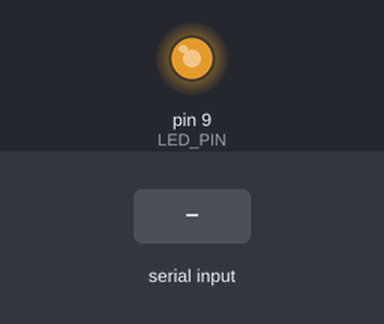
Bench run of a sketch on a simulated Arduino Uno, built with avr-gcc and run on an emulated ATmega328P. Parts: output pins drawn as LEDs (lit = HIGH). Inputs (shaded band) come from the test bench. What the sketch prints to the serial monitor is not drawn.

Above: at 1.4 s.
1.5 s: "s" received over Serial
At 2.31 s:
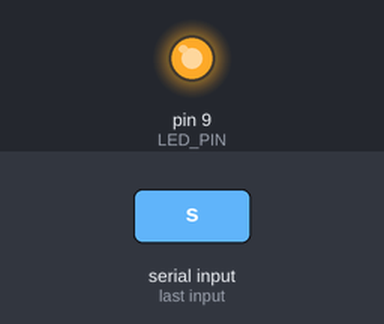
4.5 s: "l" received over Serial
At 4.71 s:
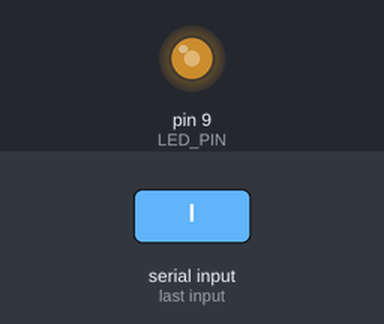
Timing chart, 0 to 13.5 s (numbered marks = the images above; inputs shaded):
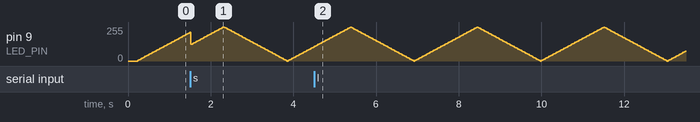

The sketch:

led_fade.ino
```cpp
/*
  Program 4: Advanced PWM LED Fading
  Create smooth LED fading effects using PWM

  This program demonstrates:
  - Pulse Width Modulation (PWM) for smooth control
  - Linear and sine wave fading algorithms
  - Real-time mode switching
  - Mathematical functions for animation

  🎮 MISSION THEME: "Light Show Designer"
  Create professional lighting effects that pulse and breathe!
*/

// Define pin and fade parameters
const int LED_PIN = 9;        // LED on PWM-capable pin
const int FADE_AMOUNT = 5;    // How much to fade each step
const int FADE_DELAY = 30;    // Delay between steps (ms)

// Variables
int brightness = 0;           // Current LED brightness
int fadeDirection = 1;        // 1 = getting brighter, -1 = getting dimmer

// For sine wave fading
float angle = 0;              // Current angle for sine wave
const float ANGLE_STEP = 0.05; // How fast to move through sine wave

void setup() {
  // Initialize LED pin
  pinMode(LED_PIN, OUTPUT);

  // Initialize serial communication
  Serial.begin(9600);
  Serial.println("Advanced PWM LED Fading Program Started!");
  Serial.println("Watch the LED fade in and out smoothly");
  Serial.println("Press 's' for sine wave, 'l' for linear fade");
  Serial.println("==========================================");

  // 🎮 Fun startup sequence
  Serial.println("🎭 LIGHT SHOW DESIGNER MODE ACTIVATED!");
  Serial.println("✨ Creating mesmerizing fading effects...");
}

void loop() {
  // Check for serial input to switch modes
  if (Serial.available() > 0) {
    char mode = Serial.read();
    if (mode == 's') {
      Serial.println("Switched to sine wave fading");
      sineWaveFade();
      return;
    } else if (mode == 'l') {
      Serial.println("Switched to linear fading");
    }
  }

  // Linear fade (default)
  linearFade();
}

// Linear fade function
void linearFade() {
  // Set the LED brightness
  analogWrite(LED_PIN, brightness);

  // Change brightness for next iteration
  brightness += fadeDirection * FADE_AMOUNT;

  // Reverse fade direction at limits
  if (brightness <= 0 || brightness >= 255) {
    fadeDirection = -fadeDirection;

    // Constrain to valid range
    brightness = constrain(brightness, 0, 255);

    // Print at direction change with fun indicators
    Serial.print("💡 Brightness: ");
    Serial.print(brightness);
    if (fadeDirection > 0) {
      Serial.println(" 📈 (fading up - getting brighter!)");
    } else {
      Serial.println(" 📉 (fading down - getting dimmer!)");
    }
  }

  // Wait before next step
  delay(FADE_DELAY);
}

// Sine wave fade function for smoother effect
void sineWaveFade() {
  // Calculate brightness using sine wave
  // sin() returns -1 to 1, we map this to 0-255
  brightness = (sin(angle) + 1.0) * 127.5;

  // Set LED brightness
  analogWrite(LED_PIN, brightness);

  // Increment angle
  angle += ANGLE_STEP;

  // Reset angle to prevent overflow
  if (angle > 2 * PI) {
    angle = 0;
    Serial.println("🌊 Sine wave cycle complete - breathing effect loop!");
  }

  // Shorter delay for smooth animation
  delay(10);
}
```
